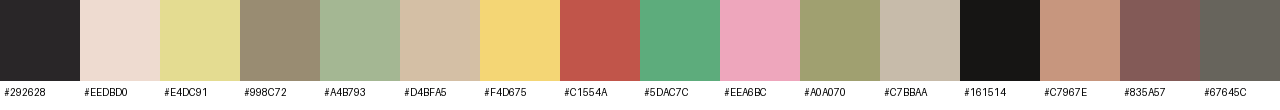
#> input picture video-style-distill/examples/distill_palette.png, 1280 x 110 px
$ python palette.py ../../video-style-distill/examples/distill_palette.png
#> lines starting #> are read from the running program, lines starting #| are printed output that depends on the picture
#!/usr/bin/env python3
"""色板提取。输入：视频（配 --analysis 每场景取一帧，或 --every 秒）或任意图片/设计导出图（png/jpg/pdf 先转图）。
  python palette.py ref.mp4 --analysis analysis/analysis.json --out palette.json --swatch palette.png
  python palette.py a.png b.jpg --out palette.json
方法（和 collage 案例一致）：PIL median-cut 每图取前 8 色 + 平涂区采样（16px 块标准差 <3 的块，代表纯色色块/底色），
跨图合并相近色（ΔRGB<18），按出现图数和面积排序。输出每色 hex、面积占比、出现在哪些场景/图片。"""
import argparse,json,subprocess,io,sys
import numpy as np
from PIL import Image,ImageDraw
def grab(v,t):
    b=subprocess.run(["ffmpeg","-v","error","-ss",f"{t:.3f}","-i",v,"-frames:v","1","-vf","scale=360:-2","-f","image2pipe","-vcodec","png","-"],capture_output=True).stdout
    return Image.open(io.BytesIO(b)).convert("RGB")
def hx(c): return "#%02X%02X%02X"%tuple(int(x) for x in c)
def analyse(im):
    im=im.copy(); im.thumbnail((360,360)); q=im.quantize(10,method=Image.FASTOCTREE,kmeans=2); pal=q.getpalette()[:30]; cnt=sorted(q.getcolors(),reverse=True)
    main=[(np.array(pal[i*3:i*3+3]),c/(im.size[0]*im.size[1])) for c,i in cnt]
    a=np.asarray(im).astype(float); flat=[]
    for y in range(0,a.shape[0]-16,16):
        for x in range(0,a.shape[1]-16,16):
            b=a[y:y+16,x:x+16].reshape(-1,3)
            if b.std(0).max()<3: flat.append(b.mean(0))
    return main,flat,len(flat)*256/(a.shape[0]*a.shape[1])
def main():
    ap=argparse.ArgumentParser();ap.add_argument("src",nargs="+");ap.add_argument("--analysis");ap.add_argument("--every",type=float,default=2.0)
    ap.add_argument("--out",default="palette.json");ap.add_argument("--swatch");a=ap.parse_args()
    imgs=[]
    for s in a.src:
        if s.lower().endswith((".mp4",".mov",".webm",".mkv",".gif")):
            if a.analysis:
                for i,sc in enumerate(json.load(open(a.analysis))["scenes"]): imgs.append((f"S{i+1}",grab(s,(sc["start"]+sc["end"])/2)))
            else:
                d=float(subprocess.run(["ffprobe","-v","error","-show_entries","format=duration","-of","csv=p=0",s],capture_output=True,text=True).stdout)
                imgs+= [(f"{t:.1f}s",grab(s,t)) for t in np.arange(0.5,d,a.every)]
        else: imgs.append((s.split("/")[-1],Image.open(s).convert("RGB")))
    bins=[]; flat_ratio={}
    for lab,im in imgs:
        main,flat,fr=analyse(im); flat_ratio[lab]=round(fr,3)
        for c,area in main:
            for b in bins:
                if np.abs(b["c"]-c).max()<18: b["area"]+=area; b["src"].add(lab); break
            else: bins.append(dict(c=c.astype(float),area=area,src={lab},flat=0))
        for c in flat:
            for b in bins:
                if np.abs(b["c"]-c).max()<18: b["flat"]+=1; b["c"]=b["c"]*0.8+c*0.2; break
#> this loop made 1 pass
#> (lab, fr) on pass 1: ('distill_palette.png', 0.161)
#> pass 1, in analyse, `q = im.quantize(10, method=Image.FASTOCTREE, kmeans=2)`:
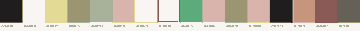
#> q: PIL image 360x31 P; mean R, G, B 186.8, 179.2, 164.8
#> pass 1, in analyse, `a = np.asarray(im).astype(float)`:
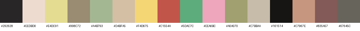
#> a: shape (31, 360, 3) float64; mean R, G, B 184.6, 171.6, 152.9
#> after the loop, b = 4 items; bins = 10 items; flat_ratio = {'distill_palette.png': 0.161}
    bins.sort(key=lambda b:(-len(b["src"]),-b["area"]))
    out=dict(colors=[dict(hex=hx(b["c"]),area=round(b["area"]/len(imgs),3),appears_in=sorted(b["src"]),flat_blocks=b["flat"]) for b in bins[:16]],
             flat_area_ratio=flat_ratio,note="flat_blocks>0 的颜色来自平涂色块（底色/大色块），最可信；只在照片里出现的颜色别当风格色")
#> out = 3 items
    json.dump(out,open(a.out,"w"),ensure_ascii=False,indent=1)
    if a.swatch:
        S=Image.new("RGB",(80*min(16,len(bins)),110),"white");d=ImageDraw.Draw(S)
        for i,b in enumerate(bins[:16]): d.rectangle([i*80,0,i*80+79,80],fill=tuple(int(x) for x in b["c"])); d.text((i*80+4,86),hx(b["c"]),fill="black")
        S.save(a.swatch)
    for c in out["colors"][:12]: print(c["hex"],c["area"],len(c["appears_in"]),"flat" if c["flat_blocks"] else "")
#> this loop made 10 passes
#| #F8F5F3 0.368 1
#| #D8B4AD 0.13 1
#| #9B9571 0.091 1
#| #1E1C1C 0.087 1 flat
#| #A7B297 0.082 1 flat
#| #E3DA94 0.053 1 flat
#| #656159 0.051 1
#| #885A56 0.051 1 flat
#> (further printed lines are left out)
if __name__=="__main__":main()
